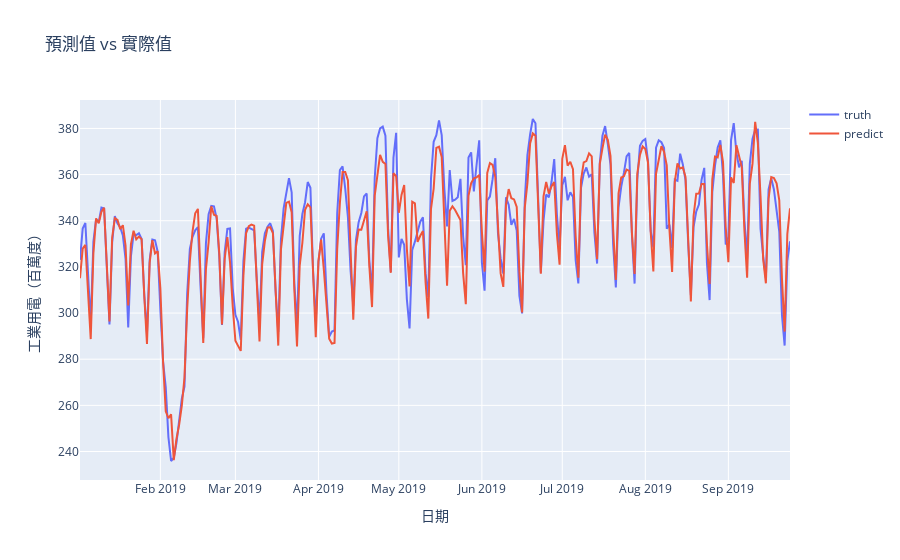

Notebook cell for this chart:
### Code cell
ground_truth = go.Scatter(x=date_range, y=np.reshape(test_trurh, (test_trurh.shape[0])), name='truth')
predict_answer = go.Scatter(x=date_range, y=np.reshape(mean_test, (mean_test.shape[0])), name='predict')
layout = go.Layout(
    title = '預測值 vs 實際值',
    xaxis = dict(title = '日期'),
    yaxis = dict(title = '工業用電（百萬度）')
)
fig = go.Figure(data=[ground_truth, predict_answer], layout=layout)
iplot(fig)

### Figure 1 — Plotly figure (JSON) as saved in the notebook; plotly's stock layout.template omitted (floating-point values rounded to 4 significant figures; data arrays with more than 128 entries replaced by an {"elided": "..."} marker saying what was removed)
{"data": [{"name": "truth", "type": "scatter", "x": {"elided": "266 str values"}, "y": {"elided": "266 float values"}}, {"name": "predict", "type": "scatter", "x": {"elided": "266 str values"}, "y": {"elided": "266 float values"}}], "layout": {"title": {"text": "預測值 vs 實際值"}, "xaxis": {"title": {"text": "日期"}}, "yaxis": {"title": {"text": "工業用電（百萬度）"}}}}
